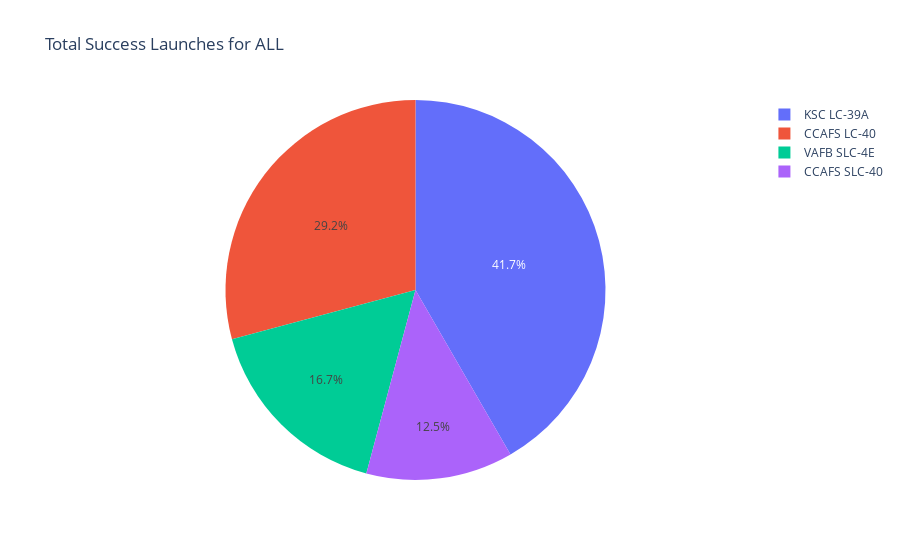

Write notebook code for a chart like this one.
### Code cell
#####   DON' Touch ###############################
fig = px.pie(spacex_df, 
                values='class',  
                names='Launch Site', 
                title='Total Success Launches for'+" "+ entered_site)

fig.show()

### Figure 1 — Plotly figure (JSON) as saved in the notebook; plotly's stock layout.template omitted (floating-point values rounded to 4 significant figures)
{"data": [{"domain": {"x": [0, 1], "y": [0, 1]}, "hovertemplate": "Launch Site=%{label}<br>class=%{value}<extra></extra>", "labels": ["CCAFS LC-40", "CCAFS LC-40", "CCAFS LC-40", "CCAFS LC-40", "CCAFS LC-40", "CCAFS LC-40", "CCAFS LC-40", "CCAFS LC-40", "CCAFS LC-40", "CCAFS LC-40", "CCAFS LC-40", "CCAFS LC-40", "CCAFS LC-40", "CCAFS LC-40", "CCAFS LC-40", "CCAFS LC-40", "CCAFS LC-40", "CCAFS LC-40", "CCAFS LC-40", "CCAFS LC-40", "CCAFS LC-40", "CCAFS LC-40", "CCAFS LC-40", "CCAFS LC-40", "CCAFS LC-40", "CCAFS LC-40", "VAFB SLC-4E", "VAFB SLC-4E", "VAFB SLC-4E", "VAFB SLC-4E", "VAFB SLC-4E", "VAFB SLC-4E", "VAFB SLC-4E", "VAFB SLC-4E", "VAFB SLC-4E", "VAFB SLC-4E", "KSC LC-39A", "KSC LC-39A", "KSC LC-39A", "KSC LC-39A", "KSC LC-39A", "KSC LC-39A", "KSC LC-39A", "KSC LC-39A", "KSC LC-39A", "KSC LC-39A", "KSC LC-39A", "KSC LC-39A", "KSC LC-39A", "CCAFS SLC-40", "CCAFS SLC-40", "CCAFS SLC-40", "CCAFS SLC-40", "CCAFS SLC-40", "CCAFS SLC-40", "CCAFS SLC-40"], "legendgroup": "", "name": "", "showlegend": true, "type": "pie", "values": [0, 0, 0, 0, 0, 0, 0, 0, 0, 0, 0, 0, 0, 0, 0, 0, 0, 1, 1, 0, 1, 1, 1, 0, 1, 1, 0, 0, 1, 1, 1, 1, 0, 0, 0, 0, 1, 0, 1, 1, 0, 1, 1, 0, 1, 1, 1, 1, 1, 1, 1, 0, 0, 0, 1, 0]}], "layout": {"legend": {"tracegroupgap": 0}, "title": {"text": "Total Success Launches for ALL"}}}
